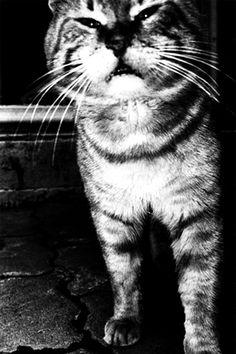
#> input picture hw2_Carla_Andrade/cat.jpg, 236 x 354 px
$ python hw2_ex1_Carla_Andrade.py
#> lines starting #> are read from the running program, lines starting #| are printed output that depends on the picture
""" 1 Linear filtering """

# Imports
import numpy as np
import matplotlib.pyplot as plt
plt.rcParams['image.cmap'] = 'gray'
import time
import pdb

img = plt.imread('cat.jpg').astype(np.float32)
#> img: shape (354, 236) float32; min 0, max 255, mean 77.6

# 1.1
import numpy as np
def boxfilter(n):
    # this function returns a box filter of size nxn


    box_filter=np.arange(n**2, dtype=np.float32).reshape(n,n)
    box_filter=box_filter/box_filter.sum()


    return box_filter


def myconv2(image, filt):
    # This function performs a 2D convolution between image and filt, image being a 2D image. This
    # function should return the result of a 2D convolution of these two images. DO
    # NOT USE THE BUILT IN SCIPY CONVOLVE within this function. You should code your own version of the
    # convolution, valid for both 2D and 1D filters.
    # INPUTS
    # @ image         : 2D image, as numpy array, size mxn
    # @ filt          : 1D or 2D filter of size kxl
    # OUTPUTS
    # img_filtered    : 2D filtered image, of size (m+k-1)x(n+l-1)

    #1D ilter
    if len(np.shape(filt))==1:
        m=n=np.shape(filt)[0]
        filt=np.flip(filt)

    #2D filter
    else:
        m,n=np.shape(filt)
        filt=np.flip(np.flip(filt,1),0)
    #if  filter is not sqaure the padding is different
    padding=((m)//2, (n)//2)

    output=np.full_like(image,0)
    #RGB image
    if len(image.shape)==3:

        k,l,d=np.shape(image)

        padded_matrix=np.pad(image, [padding, padding,(0,0)], mode='constant')
        for i in range(k):
            for j in range(l):
                for dim in range(d):

                    output[i,j,dim]=np.sum(padded_matrix[i:i+m, j:j+n,dim] * filt)
        filtered_img=np.pad(output, [padding, padding,(0,0)], mode='constant')

    #2D image
    elif len(image.shape)==2:

        k,l=np.shape(image)
#> k = 354; l = 236

        padded_matrix=np.pad(image, padding, mode='constant')
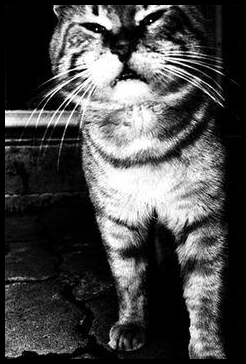
#> padded_matrix: shape (364, 246) float32; min 0, max 255, mean 72.4

        for i in range(k):
            for j in range(l):

                output[i,j]=np.sum(padded_matrix[i:i+m, j:j+n] * filt)
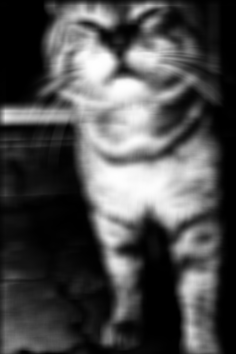
#> output: shape (354, 236) float32; min 0, max 254.8, mean 77.1


        filtered_img=np.pad(output, padding, mode='constant')
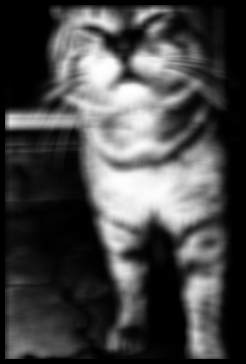
#> filtered_img: shape (364, 246) float32; min 0, max 254.8, mean 71.9
    #1D image
    else:

        padded_matrix=np.pad(image, padding, mode='constant')
        k=np.shape(image)[0]
        for i in range(k):
            output[i]=np.sum(np.sum(padded_matrix[i:i+m] * filt))

        filtered_img=np.pad(output, padding, mode='constant')


    return filtered_img


# 1.3 after 1.4


# 1.4
# create a function returning a 1D gaussian kernel
def gauss1d(sigma, filter_length=20):
    # INPUTS
    # @ sigma         : sigma of gaussian distribution
    # @ filter_length : integer denoting the filter length, default is 10
    # OUTPUTS
    # @ gauss_filter  : 1D gaussian filter

    ### your code should go here ###
    if filter_length%2==0:
        x=np.arange(-filter_length//2,filter_length//2+1)
    else:
        x=np.arange(-filter_length//2,filter_length//2)


    gauss_filter=np.exp((-x**2)/(2*(sigma**2)))

    return gauss_filter/gauss_filter.sum()


if __name__ == '__main__':

    plt.subplot(1,2,1)
    plt.imshow(img)
    plt.axis('off')
    plt.title('original image')
    # 1.3
    # create a boxfilter of size 10 and convolve this filter with your image - show the result
    bsize = 11
    filt=boxfilter(bsize)
    image_conv=myconv2(img,filt)
    plt.subplot(1,2,2)
    plt.imshow(image_conv/255)
    plt.axis('off')
    plt.title('Convulated image')
    plt.show()
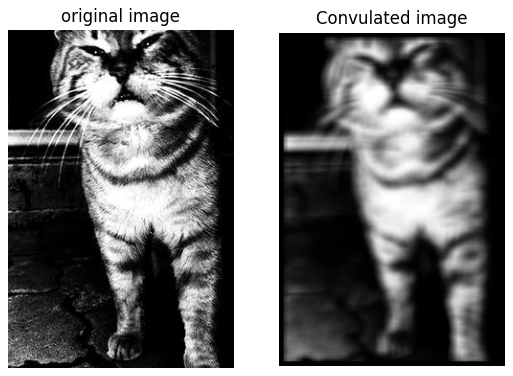
#> figure drawn by matplotlib, 2 panels

    #1.4  of a 1D filter with sigma=2
    gauss1d(2)
